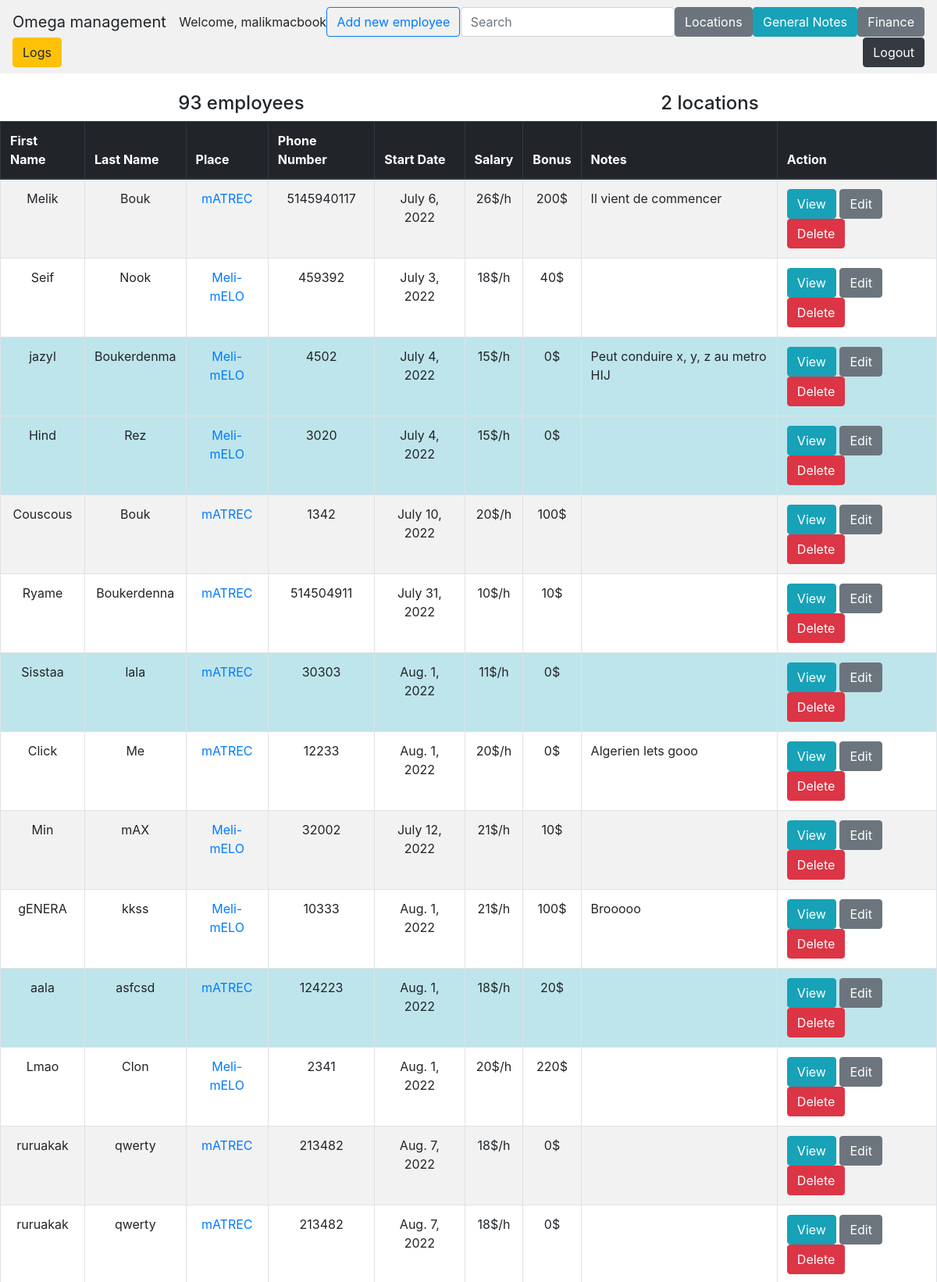
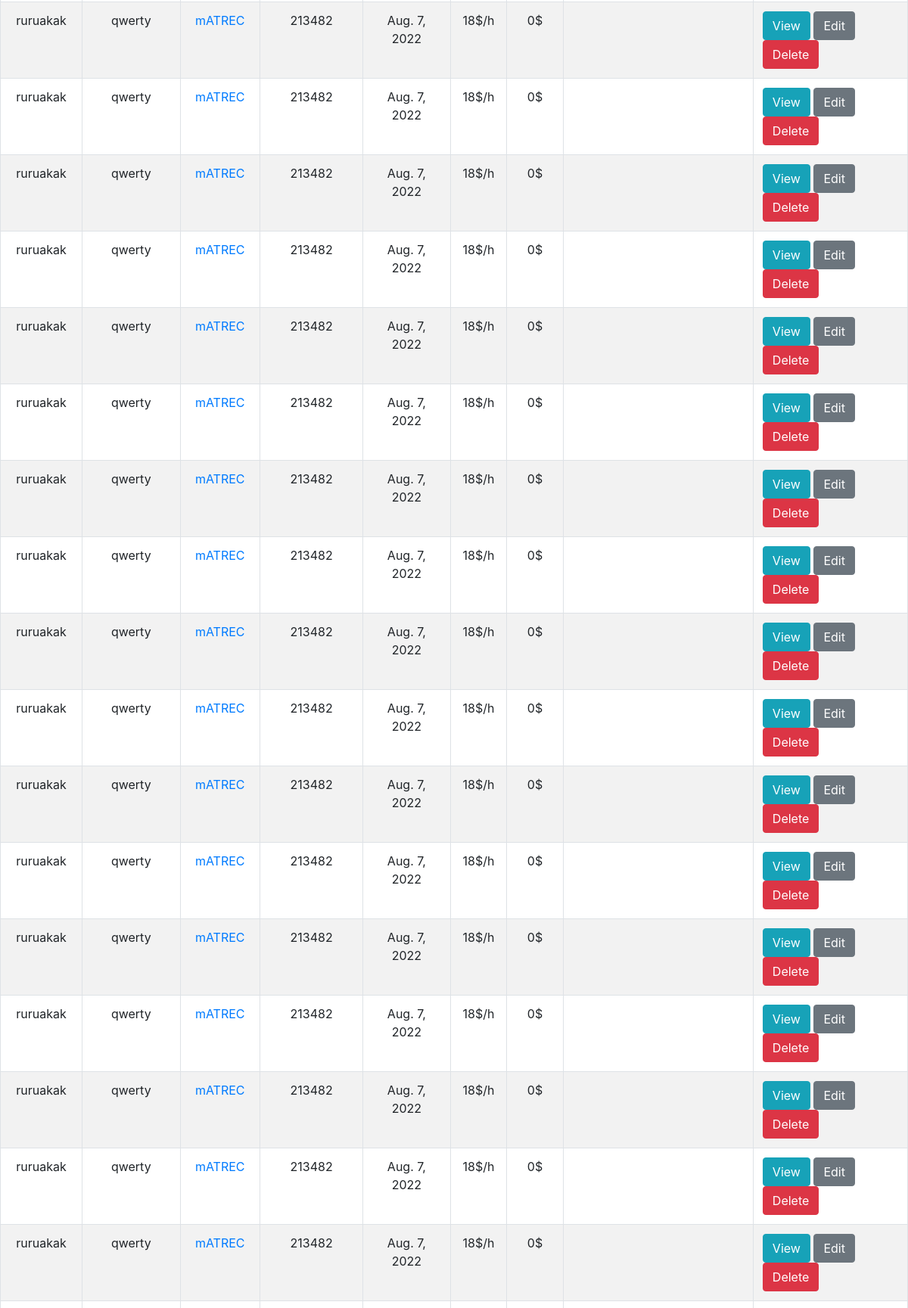
The page /employee_management/ (signed in, upper part) on the database its author committed (2 pictures, top to bottom).
### employee_management/models.py (models this page shows, shortened)
class EmployeeBaseInformation(models.Model):
    first_name = models.CharField(max_length=100)
    last_name = models.CharField(max_length=100)
    place = models.ForeignKey(
        LocationForWorking, on_delete=models.CASCADE, db_constraint=False, null=True
    )
    phone_number = models.IntegerField(null=True)
    start_date = models.DateField(null=True)
    salary = models.IntegerField(null=True)
    bonus = models.IntegerField(null=True)
    is_driver = models.BooleanField(null=True)
    notes = models.CharField(max_length=500, blank=True, null=True)

class LocationForWorking(models.Model):
    location_name = models.CharField(max_length=100, null=True)
    notes = models.CharField(max_length=500, null=True, blank=True)
    def __str__(self):
        return f"{self.location_name}"

### employee_management/views.py (the view)
# urls.py: urlpatterns = [path("", views.home_contract, name="home-contract")]
@login_required(login_url=LOGIN_URL)
def home(request):
    data = EmployeeBaseInformation.objects.all()
    number_employee = len(list(EmployeeBaseInformation.objects.all()))
    number_location = len(list(LocationForWorking.objects.all()))
    filename = DT.now().strftime("%B_%d_%Y") + "_employee_backup"
    return render(
        request,
        "employee_management/home.html",
        {
            "data": data,
            "number_employee": number_employee,
            "number_location": number_location,
            "filename": filename
        },
    )

### employee_management/templates/employee_management/home.html (shortened to what this page needs)
{% extends "employee_management/base.html" %}
{% block content %}
<br>
<div class="table-responsive">
    <div class="d-flex justify-content-around">
        <h4>
            {{number_employee}} employees
        </h4>
        <h4>
            {{number_location}} locations
        </h4>
    </div>
<table class="table table-hover table-striped table-bordered table-lg" cellspacing="0" width="100%">
    <thead class="thead-dark">
        <tr>
            <th scope="col">First Name</th>
            <th scope="col">Last Name</th>
            <th scope="col">Place</th>
            <th scope="col">Phone Number</th>
            <th scope="col">Start Date</th>
            <th scope="col">Salary</th>
            <th scope="col">Bonus</th>
            <th scope="col">Notes</th>
            <th scope="col">Action</th>
        </tr>
    </thead>
    <tbody id="myTable">
        {% for item in data %}
        {% if item.is_driver == True %}
            <tr class="table-info">
        {% else %}
            <tr>
        {% endif %}
                <td class="text-center">{{item.first_name}}</td>
                <td class="text-center">{{item.last_name}}</td>
                <td class="text-center">
                    <a href="{% url 'view-location' item.place.id %}">
                        {{item.place}}
                    </a>
                </td>
                <td class="text-center">{{item.phone_number}}</td>
                <td class="text-center">{{item.start_date}}</td>
                <td class="text-center">{{item.salary}}$/h</td>
                <td class="text-center">{{item.bonus}}$</td>
                {%if item.notes == None%}
                    <td></td>
                {%else%}
                    <td>{{item.notes}}</td>
                {% endif %}
                <td>
                    <a href="{% url 'view-employee' item.id %}" class="btn btn-info">
                        View
                    </a>
                    <a href="{% url 'edit-employee' item.id %}" class="btn btn-secondary">
                        Edit
                    </a>
                    <a onclick="return confirm('Are you sure you want to delete this?')"
                    href="{% url 'delete-employee' item.id %}" class="btn btn-danger">
                        Delete
                    </a>
                </td>
            </tr>
        {% endfor %}
    </tbody>
</table>
</div>
<br>
<br>
{% endblock %}

### employee_management/templates/employee_management/base.html (shortened to what this page needs)
<!DOCTYPE html>
<html lang="en">
<head>
    <link rel="stylesheet" href="https://cdn.jsdelivr.net/npm/bootstrap@4.3.1/dist/css/bootstrap.min.css"
>
    <link rel="stylesheet" href="https://cdnjs.cloudflare.com/ajax/libs/twitter-bootstrap/4.1.1/css/bootstrap.css">
    <link rel="stylesheet" href="https://cdn.datatables.net/1.10.19/css/dataTables.bootstrap4.min.css">
    <link rel="stylesheet" href="https://cdn.datatables.net/buttons/1.5.2/css/buttons.bootstrap4.min.css">
    <link rel="stylesheet" href="https://cdn.datatables.net/responsive/2.2.3/css/responsive.bootstrap4.min.css">
</head>
<body>
    <nav class="navbar navbar-light justify-content-between sticky-top" style="background-color: #f1f1f1">
        <a class="navbar-brand">Omega management</a>
        {% if user.is_authenticated %}
        <div class="nav-item">
            <a>Welcome, {{user.username}}</a>
        </div>
        {% endif %}
        <a href="/employee_management/submit">
            <input type="button" class="btn btn-outline-primary text-center" value="Add new employee">
        </a>
        <form class="form-inline">
            <input id='myInput' onkeyup='searchTable()' type='text' placeholder="Search" class="form-control">
        </form>
        <a href="/employee_management/locations">
            <input type="button" class="btn btn-secondary text-center" value="Locations">
        </a>
        <a class="btn btn-info" href="/employee_management/view_general_notes">
            General Notes
        </a>
        <a class="btn btn-secondary" href="/contract_management">
            Finance
        </a>
        <div class="nav-item">
            <a class="btn btn-warning" href="/employee_management/view_logs">Logs</a>
        </div>
        <div class="nav-item">
            <a class="btn btn-dark" href="/employee_management/logout">Logout</a>
        </div>
    </nav>
    <div>
        {% block content %} {% endblock %}
    </div>
</body>
</html>

### rows shown on the page
EmployeeBaseInformation: first_name "Melik", last_name "Bouk", place "mATREC", phone_number "5145940117", start_date "July 6, 2022", salary "26", bonus "200", notes "Il vient de commencer"
EmployeeBaseInformation: first_name "Seif", last_name "Nook", place "Meli-mELO", phone_number "459392", start_date "July 3, 2022", salary "18", bonus "40"
EmployeeBaseInformation: first_name "jazyl", last_name "Boukerdenma", place "Meli-mELO", phone_number "4502", start_date "July 4, 2022", salary "15", bonus "0", notes "Peut conduire x, y, z au metro HIJ"
EmployeeBaseInformation: first_name "Hind", last_name "Rez", place "Meli-mELO", phone_number "3020", start_date "July 4, 2022", salary "15", bonus "0"
EmployeeBaseInformation: first_name "Couscous", last_name "Bouk", place "mATREC", phone_number "1342", start_date "July 10, 2022", salary "20", bonus "100"
EmployeeBaseInformation: first_name "Ryame", last_name "Boukerdenna", place "mATREC", phone_number "514504911", start_date "July 31, 2022", salary "10", bonus "10"
EmployeeBaseInformation: first_name "Sisstaa", last_name "lala", place "mATREC", phone_number "30303", start_date "Aug. 1, 2022", salary "11", bonus "0"
EmployeeBaseInformation: first_name "Click", last_name "Me", place "mATREC", phone_number "12233", start_date "Aug. 1, 2022", salary "20", bonus "0", notes "Algerien lets gooo"
EmployeeBaseInformation: first_name "Min", last_name "mAX", place "Meli-mELO", phone_number "32002", start_date "July 12, 2022", salary "21", bonus "10"
EmployeeBaseInformation: first_name "gENERA", last_name "kkss", place "Meli-mELO", phone_number "10333", start_date "Aug. 1, 2022", salary "21", bonus "100", notes "Brooooo"
EmployeeBaseInformation: first_name "aala", last_name "asfcsd", place "mATREC", phone_number "124223", start_date "Aug. 1, 2022", salary "18", bonus "20"
EmployeeBaseInformation: first_name "Lmao", last_name "Clon", place "Meli-mELO", phone_number "2341", start_date "Aug. 1, 2022", salary "20", bonus "220"
EmployeeBaseInformation: first_name "ruruakak", last_name "qwerty", place "mATREC", phone_number "213482", start_date "Aug. 7, 2022", salary "18", bonus "0"
EmployeeBaseInformation: first_name "ruruakak", last_name "qwerty", place "mATREC", phone_number "213482", start_date "Aug. 7, 2022", salary "18", bonus "0"
EmployeeBaseInformation: first_name "ruruakak", last_name "qwerty", place "mATREC", phone_number "213482", start_date "Aug. 7, 2022", salary "18", bonus "0"
EmployeeBaseInformation: first_name "ruruakak", last_name "qwerty", place "mATREC", phone_number "213482", start_date "Aug. 7, 2022", salary "18", bonus "0"
EmployeeBaseInformation: first_name "ruruakak", last_name "qwerty", place "mATREC", phone_number "213482", start_date "Aug. 7, 2022", salary "18", bonus "0"
EmployeeBaseInformation: first_name "ruruakak", last_name "qwerty", place "mATREC", phone_number "213482", start_date "Aug. 7, 2022", salary "18", bonus "0"
EmployeeBaseInformation: first_name "ruruakak", last_name "qwerty", place "mATREC", phone_number "213482", start_date "Aug. 7, 2022", salary "18", bonus "0"
EmployeeBaseInformation: first_name "ruruakak", last_name "qwerty", place "mATREC", phone_number "213482", start_date "Aug. 7, 2022", salary "18", bonus "0"
EmployeeBaseInformation: first_name "ruruakak", last_name "qwerty", place "mATREC", phone_number "213482", start_date "Aug. 7, 2022", salary "18", bonus "0"
EmployeeBaseInformation: first_name "ruruakak", last_name "qwerty", place "mATREC", phone_number "213482", start_date "Aug. 7, 2022", salary "18", bonus "0"
EmployeeBaseInformation: first_name "ruruakak", last_name "qwerty", place "mATREC", phone_number "213482", start_date "Aug. 7, 2022", salary "18", bonus "0"
EmployeeBaseInformation: first_name "ruruakak", last_name "qwerty", place "mATREC", phone_number "213482", start_date "Aug. 7, 2022", salary "18", bonus "0"
EmployeeBaseInformation: first_name "ruruakak", last_name "qwerty", place "mATREC", phone_number "213482", start_date "Aug. 7, 2022", salary "18", bonus "0"
EmployeeBaseInformation: first_name "ruruakak", last_name "qwerty", place "mATREC", phone_number "213482", start_date "Aug. 7, 2022", salary "18", bonus "0"
EmployeeBaseInformation: first_name "ruruakak", last_name "qwerty", place "mATREC", phone_number "213482", start_date "Aug. 7, 2022", salary "18", bonus "0"
EmployeeBaseInformation: first_name "ruruakak", last_name "qwerty", place "mATREC", phone_number "213482", start_date "Aug. 7, 2022", salary "18", bonus "0"
EmployeeBaseInformation: first_name "ruruakak", last_name "qwerty", place "mATREC", phone_number "213482", start_date "Aug. 7, 2022", salary "18", bonus "0"
EmployeeBaseInformation: first_name "ruruakak", last_name "qwerty", place "mATREC", phone_number "213482", start_date "Aug. 7, 2022", salary "18", bonus "0"
EmployeeBaseInformation: first_name "ruruakak", last_name "qwerty", place "mATREC", phone_number "213482", start_date "Aug. 7, 2022", salary "18", bonus "0"

### other values the page prints
{{ user.username }} "malikmacbook"
{{ number_employee }} "93"
{{ number_location }} "2"
